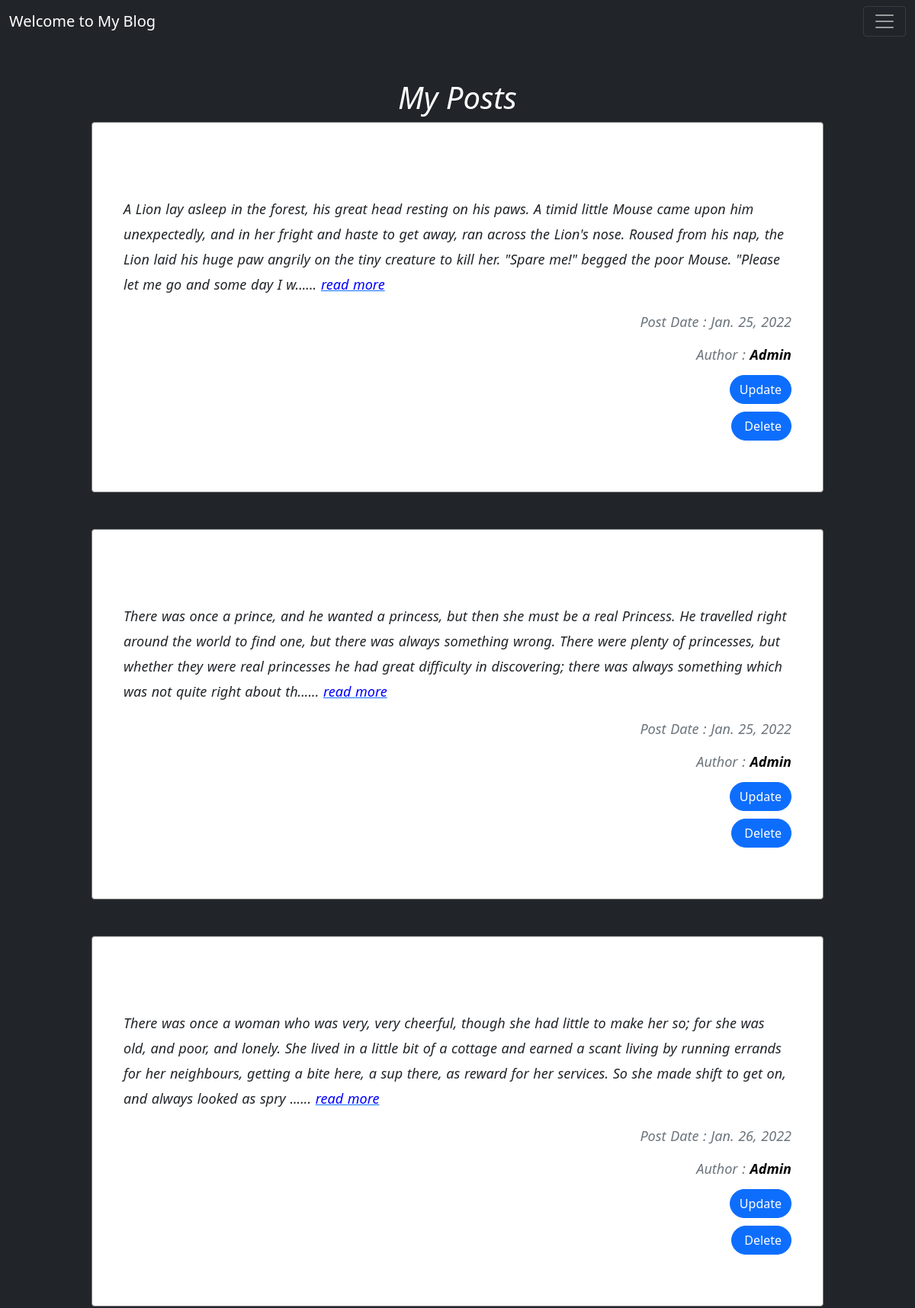
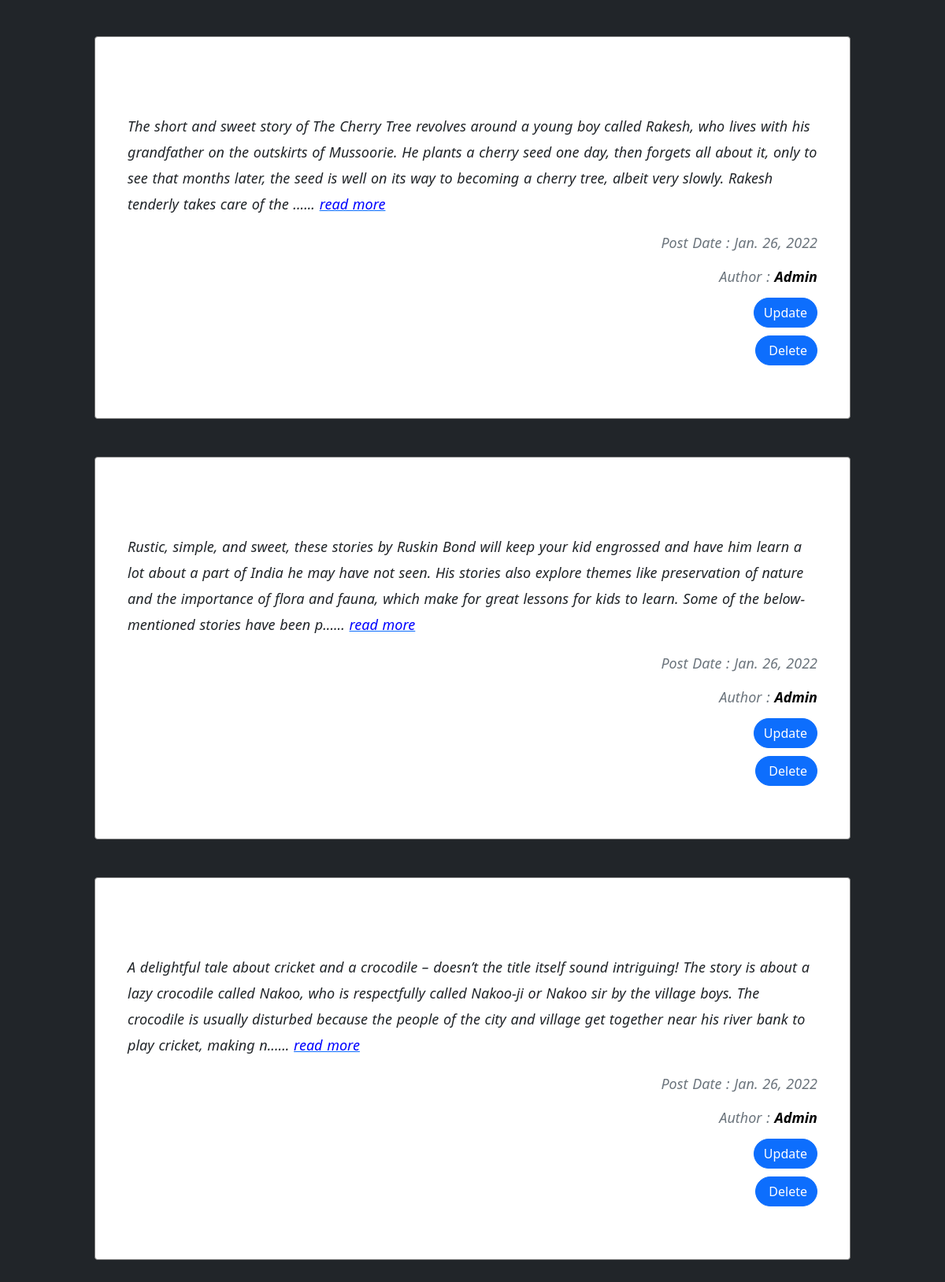
Page /yourposts (signed in) on the committed database (2 pictures, top to bottom).
### BlogApp/models.py (models this page shows, shortened)
class Posts(models.Model):
    id = models.AutoField(primary_key=True)
    blog_title = models.CharField(max_length=50)
    content = models.TextField()
    post_date = models.DateField()
    username = models.CharField(max_length=50)

### BlogApp/views.py (the view)
# urls.py: path("yourposts", views.yourposts, name="yourposts"),
def yourposts(request):
    posts = Posts.objects.filter(username=request.user)
    return render(request, 'yourposts.html', {"posts":posts})

### BlogApp/templates/yourposts.html (shortened to what this page needs)
{% extends 'base.html' %}
{%block body %}
<div class="album py-5 bg-dark">
    <h1 id="centers">My Posts</h1>
{% for i in posts %}
    <div class="card" id="design">
        <div class="card-body" >
            <h1 class="card-title" id="centers" >{{i.blog_title}}</h1>
            <p class="card-text">{{i.content | slice:"0:350"}}...... <a href="blogs/blog/{{i.id}}"><spam style="color:blue;"> read more</spam></a> </p>
            <p class="card-text">
            <p class="text-muted" id="rights">Post Date : {{i.post_date}}</p>
            <p class="text-muted" id="rights">Author : <b style="color:black"> {{request.user | title}} </b> </p>
            <div id="rights">
            <a href="admins/updatepost/{{i.id}}" style=" text-decoration: none; color:white;"> <button class="btn btn-primary"  id="rights" type="submit" style="border-radius:20px;">  Update </button> </a><br>
            <a href="admins/deletepost/{{i.id}}" style=" text-decoration: none; color:white;"> <button class="btn btn-primary"  id="rights" type="submit" style="padding-left:16px; border-radius:20px;">  Delete </button> </a>
            </div>
        </p>
        </div>
    </div>
    <br><br>
{%endfor%}
</div>
{%endblock body %}

### BlogApp/templates/base.html (shortened to what this page needs)
<!doctype html>
<html lang="en">
  <head>
    <link href="https://cdn.jsdelivr.net/npm/bootstrap@5.1.3/dist/css/bootstrap.min.css" rel="stylesheet">
  </head>
  <body>
    <nav class="navbar navbar-dark bg-dark">
        <div class="container-fluid">
          <a class="navbar-brand" href="#">Welcome to My Blog</a>
          <button class="navbar-toggler" type="button" data-bs-toggle="collapse" data-bs-target="#navbarSupportedContent" aria-controls="navbarSupportedContent" aria-expanded="false" aria-label="Toggle navigation">
            <span class="navbar-toggler-icon"></span>
          </button>
        </div>
      </nav>
    {% block body %}    {% endblock body %}
  </body>
</html>

### rows in the picture
Posts: content "A Lion lay asleep in the forest, his great head resting on his paws. A timid little Mouse came upon him unexpectedly, and in her fright and haste to get away, ran across the Lion's nose. Roused from his nap, the Lion laid his huge paw angrily on the tiny creature to kill her. \"Spare me!\" begged the poor Mouse. \"Please let me go and some day I w", post_date "Jan. 25, 2022"
Posts: content "There was once a prince, and he wanted a princess, but then she must be a real Princess. He travelled right around the world to find one, but there was always something wrong. There were plenty of princesses, but whether they were real princesses he had great difficulty in discovering; there was always something which was not quite right about th", post_date "Jan. 25, 2022"
Posts: content "There was once a woman who was very, very cheerful, though she had little to make her so; for she was old, and poor, and lonely. She lived in a little bit of a cottage and earned a scant living by running errands for her neighbours, getting a bite here, a sup there, as reward for her services. So she made shift to get on, and always looked as spry", post_date "Jan. 26, 2022"
Posts: content "The short and sweet story of The Cherry Tree revolves around a young boy called Rakesh, who lives with his grandfather on the outskirts of Mussoorie. He plants a cherry seed one day, then forgets all about it, only to see that months later, the seed is well on its way to becoming a cherry tree, albeit very slowly. Rakesh tenderly takes care of the", post_date "Jan. 26, 2022"
Posts: content "Rustic, simple, and sweet, these stories by Ruskin Bond will keep your kid engrossed and have him learn a lot about a part of India he may have not seen. His stories also explore themes like preservation of nature and the importance of flora and fauna, which make for great lessons for kids to learn. Some of the below-mentioned stories have been p", post_date "Jan. 26, 2022"
Posts: content "A delightful tale about cricket and a crocodile – doesn’t the title itself sound intriguing! The story is about a lazy crocodile called Nakoo, who is respectfully called Nakoo-ji or Nakoo sir by the village boys. The crocodile is usually disturbed because the people of the city and village get together near his river bank to play cricket, making n", post_date "Jan. 26, 2022"

### other values in the picture
{{ request.user | title }} "Admin"
